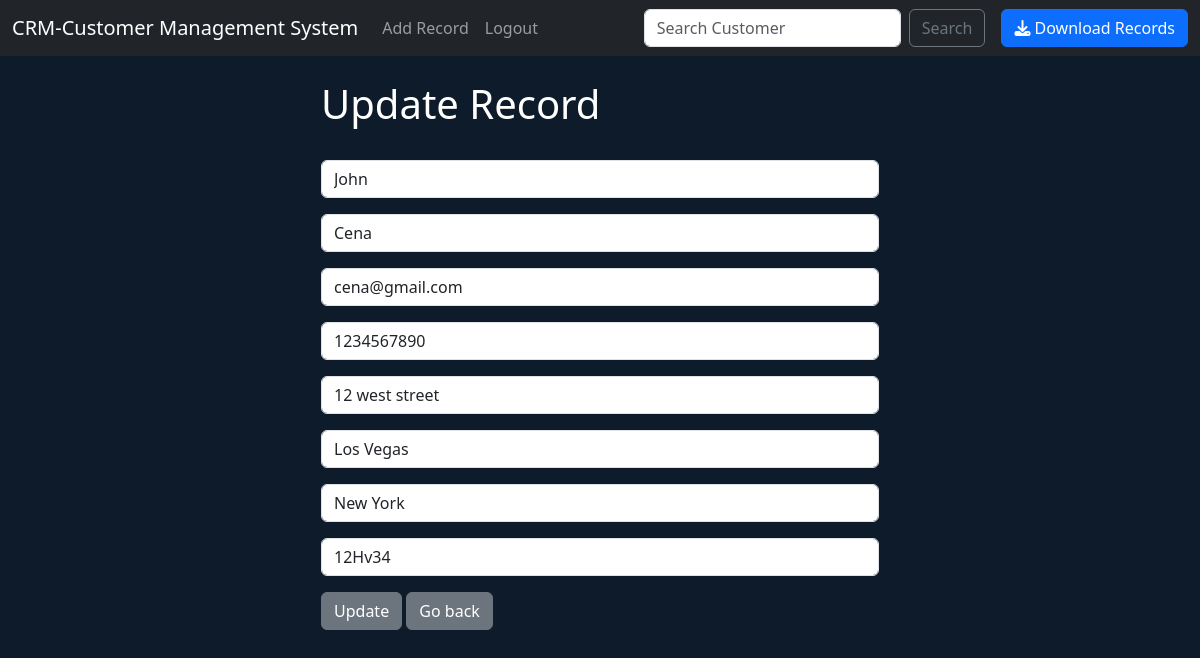
The page /update/1 (signed in) on the database as committed earlier.
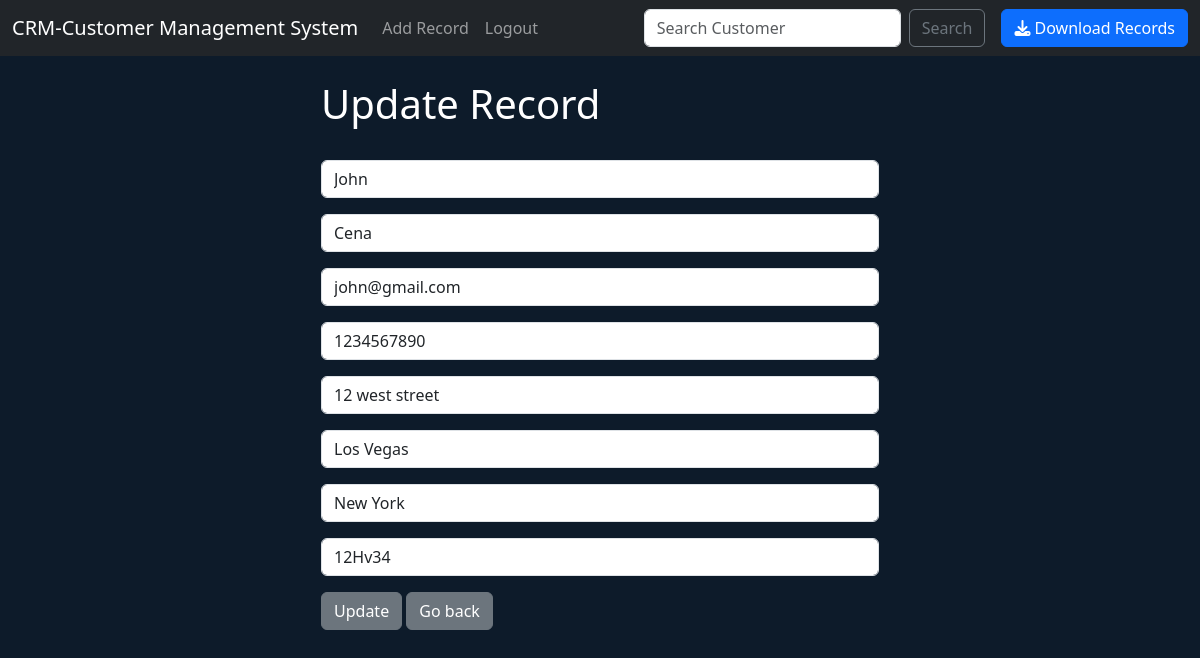
The same page on the database as committed later.
### website/models.py (models this page shows, shortened)
class Record(models.Model):
    created_at = models.DateTimeField(auto_now_add=True)
    first_name = models.CharField(max_length=100)
    last_name = models.CharField(max_length=100)
    email = models.EmailField(max_length=100)
    phone = models.IntegerField()
    address = models.CharField(max_length=100)
    city = models.CharField(max_length=100)
    state = models.CharField(max_length=100)
    zipcode = models.CharField(max_length=100)

### website/views.py (the view)
# urls.py: path('update/<int:pk>',views.update_record, name="update-record" ),
def update_record(request,pk):
    if request.user.is_authenticated:
        current_record = Record.objects.get(id=pk)
        form = AddRecordForm(request.POST or None,instance=current_record) # instance=current_record will display old values
        if form.is_valid():
            form.save()
            messages.success(request, "Record has been Updated.")
            return redirect('home')
        return render(request,'update_record.html',{'form':form})
    else:
        messages.success(request,"You must be logged in.")
        return redirect('home')

### website/forms.py
class AddRecordForm(forms.ModelForm):
    first_name = forms.CharField(required=True,label="",widget=forms.TextInput(attrs={'class':'form-control','placeholder':'First Name'}))
    last_name = forms.CharField(required=True,label="",widget=forms.TextInput(attrs={'class':'form-control','placeholder':'Last Name'}))
    email = forms.CharField(required=True,label="",widget=forms.TextInput(attrs={'class':'form-control','placeholder':'Email'}))
    phone = forms.CharField(required=True,label="",widget=forms.TextInput(attrs={'class':'form-control','placeholder':'Phone'}))
    address = forms.CharField(required=True,label="",widget=forms.TextInput(attrs={'class':'form-control','placeholder':'Address'}))
    city= forms.CharField(required=True,label="",widget=forms.TextInput(attrs={'class':'form-control','placeholder':'City'}))
    state = forms.CharField(required=True,label="",widget=forms.TextInput(attrs={'class':'form-control','placeholder':'State'}))
    zipcode = forms.CharField(required=True,label="",widget=forms.TextInput(attrs={'class':'form-control','placeholder':'ZipCode'}))
    class Meta:
        model= Record
        exclude = ("User",)

### website/templates/update_record.html (shortened to what this page needs)
{% extends 'base.html' %}
{% block content %}
<div class="col-md-6 offset-md-3">
<h1>Update Record</h1>
<br>
<form  method="POST">
    {{ form.as_p }}
<button type="submit" class="btn btn-secondary">Update</button>
<a href="{% url 'home' %}" class="card-link btn btn-secondary" >Go back</a>
</form>
</div>
{% endblock content%}

Rows that differ between the two databases and show on the page:
changed Record "John": email "cena@gmail.com" → "john@gmail.com"
